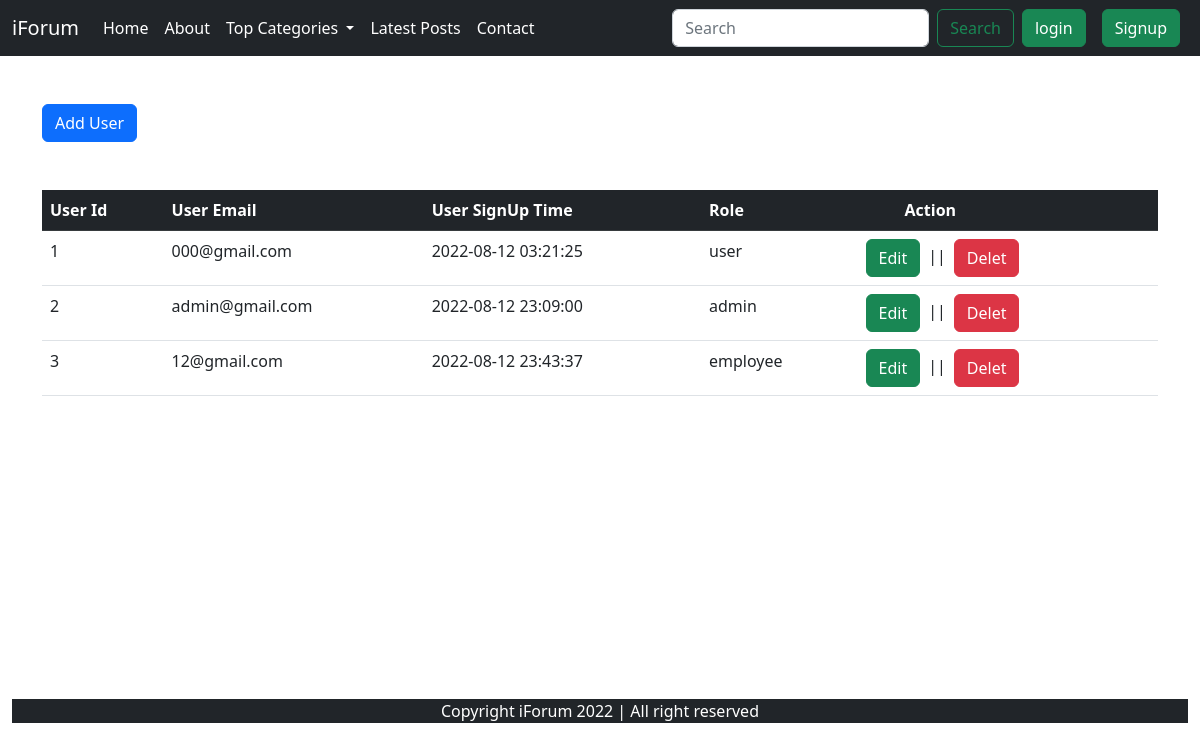
Before: /user.php with the older database file.
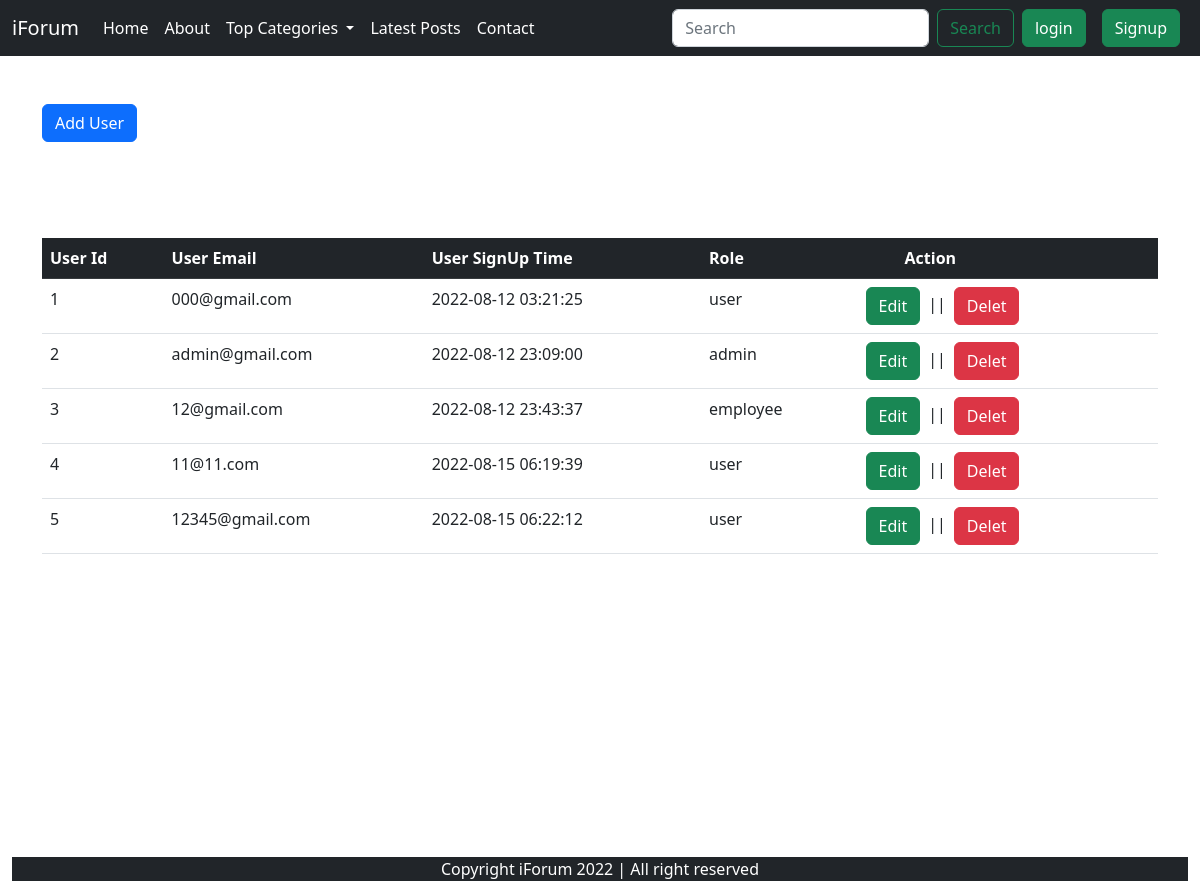
After: the same page with the newer database file.
### tables this page shows
CREATE TABLE `users` (
  `id` int(11) NOT NULL,
  `user_email` varchar(50) NOT NULL,
  `user_password` varchar(255) NOT NULL,
  `time` datetime NOT NULL DEFAULT current_timestamp(),
  `role` enum('admin','user','employee') NOT NULL
);

### user.php (the view, shortened to what this page needs)
<!DOCTYPE html>
<html lang="en">
<head>
    <link href="https://cdn.jsdelivr.net/npm/bootstrap@5.2.0-beta1/dist/css/bootstrap.min.css" rel="stylesheet"
>
</head>
<body>
    <?php
  include 'components/nav.php';
  include 'components/add_modal.php';
?>
    <div class="container mb-5 mt-5 main-cont">
        <button class="btn btn-primary" data-bs-toggle='modal' data-bs-target='#addModal'>Add User</button>
        <table class="table" style="padding-top: 16px" id="myTable">
            <thead class="table-dark ">
                <th>User Id</th>
                <th>User Email</th>
                <th>User SignUp Time</th>
                <th>Role</th>
                <th id="act">Action</th>
            </thead>
            <tbody>
                <?php
                        $sql = "SELECT * FROM `users`";
                        $result = mysqli_query($conn,$sql);
                        $count = 0;
                        while($row = mysqli_fetch_assoc($result)){
                            $count = $count + 1;
                            echo "<tr>
                                <td>" . $count . "</td>
                                <td>" . $row['user_email'] . "</td>
                                <td>" .$row['time'] . "</td>
                                <td>" .$row['role']. "</td>
                                <td><span class='p-2'><a data-id=".$row['id']." class='btn btn-success edit-btn ' data-bs-toggle='modal' data-bs-target='#editModal'>Edit</a></span>||<span class='p-2'><a href='?delet=".$row['id']."' class='btn btn-danger'>Delet</a></span></td>
                                </tr>";
                            echo "<br>";
                        }
                    ?>
            </tbody>
        </table>
    </div>
<div class="container-fluid">
        <div class="copy">
            <p class="text-center text-white bg-dark mb-0">Copyright iForum 2022 | All right reserved </p>
        </div>
    </div>
</body>
</html>

Changed rows visible on the page:
added users: user_email "11@11.com", time "2022-08-15 06:19:39", role "user"
added users: user_email "12345@gmail.com", time "2022-08-15 06:22:12", role "user"
